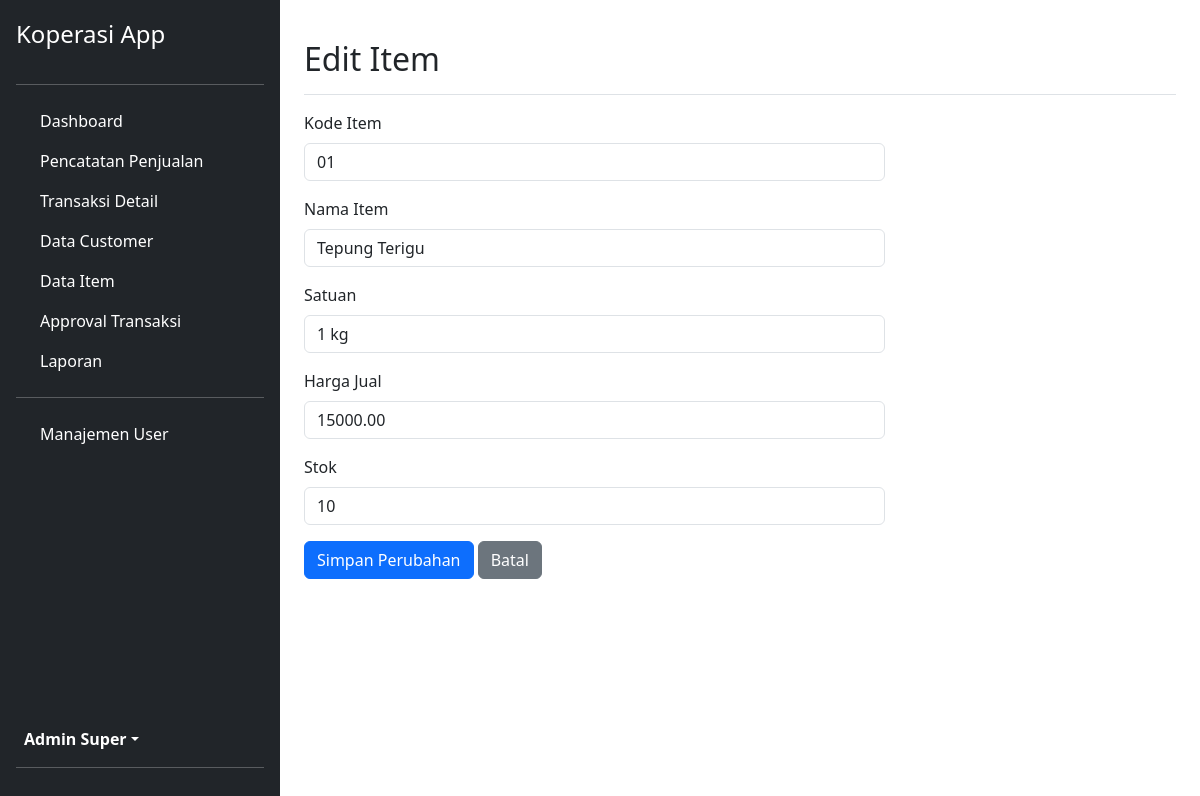
The page /admin/modules/item/edit.php?id=1 (signed in) on the database its author committed.
### tables this page shows
CREATE TABLE `item` (
  `id_item` int(11) NOT NULL,
  `kode_item` varchar(50) NOT NULL,
  `nama_item` varchar(255) NOT NULL,
  `satuan` varchar(50) NOT NULL,
  `harga_jual` decimal(10,2) NOT NULL,
  `stok` int(11) NOT NULL DEFAULT 0
);

### admin/modules/item/edit.php (the view, shortened to what this page needs)
<?php
include '../../templates/header.php';
include '../../templates/sidebar.php';
$id = $_GET['id'];
$stmt = $pdo->prepare("SELECT * FROM item WHERE id_item = ?");
$stmt->execute([$id]);
$item = $stmt->fetch(PDO::FETCH_ASSOC);
?>
<div class="d-flex justify-content-between flex-wrap flex-md-nowrap align-items-center pt-3 pb-2 mb-3 border-bottom">
    <h1 class="h2">Edit Item</h1>
</div>
<div class="col-lg-8">
    <form action="proses.php" method="POST">
        <div class="mb-3">
            <label for="kode_item" class="form-label">Kode Item</label>
            <input type="text" class="form-control" id="kode_item" name="kode_item" required value="<?= htmlspecialchars($item['kode_item']); ?>">
        </div>
        <div class="mb-3">
            <label for="nama_item" class="form-label">Nama Item</label>
            <input type="text" class="form-control" id="nama_item" name="nama_item" required value="<?= htmlspecialchars($item['nama_item']); ?>">
        </div>
        <div class="mb-3">
            <label for="satuan" class="form-label">Satuan</label>
            <input type="text" class="form-control" id="satuan" name="satuan" required value="<?= htmlspecialchars($item['satuan']); ?>">
        </div>
        <div class="mb-3">
            <label for="harga_jual" class="form-label">Harga Jual</label>
            <input type="number" class="form-control" id="harga_jual" name="harga_jual" required value="<?= htmlspecialchars($item['harga_jual']); ?>">
        </div>
        <div class="mb-3">
            <label for="stok" class="form-label">Stok</label>
            <input type="number" class="form-control" id="stok" name="stok" required value="<?= htmlspecialchars($item['stok']); ?>">
        </div>
        <button type="submit" class="btn btn-primary">Simpan Perubahan</button>
        <a href="data.php" class="btn btn-secondary">Batal</a>
    </form>
</div>
<?php
include '../../templates/footer.php';
?>

### rows shown on the page
item: kode_item "01", nama_item "Tepung Terigu", satuan "1 kg", harga_jual "15000.00", stok "10"

### other values the page prints
$_SESSION['nama_lengkap'] "Admin Super"
